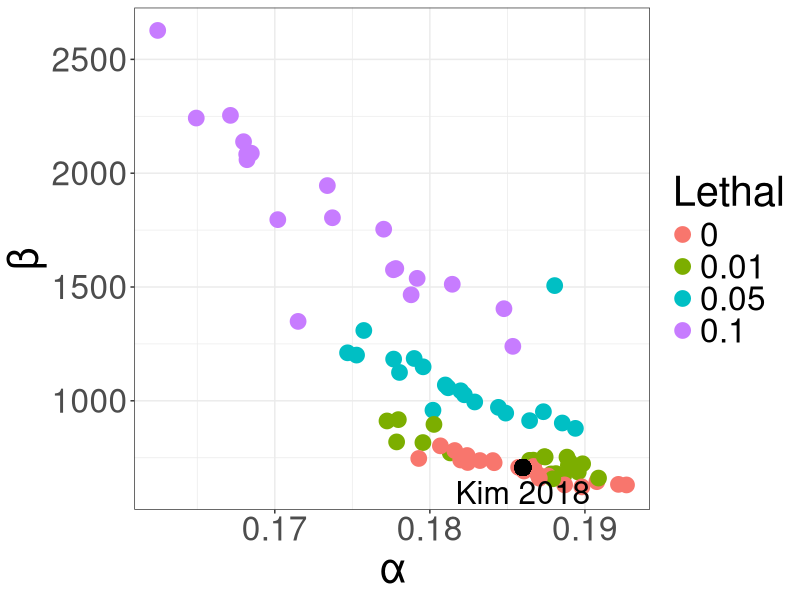

Generate this figure with R:
#prepare data
df = read.table("all_inferences.csv", h=T, sep = ",")

#gamma inferences
df_gamma = df[which(df$dist == "gamma"), ]
df_gamma$alpha = as.numeric(df_gamma$alpha)
df_gamma$beta = as.numeric(df_gamma$beta)

#rescale
df$mean = (df$alpha * df$beta * 2) / (2 * df$Nanc)

df = df_gamma

#rescale Kim 2017 values
mean = 0.01314833
shape = 0.186
Nanc = 10000
scale = mean/shape

#beta = mean*(2*Nanc) / alpha * 2 = beta
kim_beta = mean*(2*Nanc) / (shape * 2)


require(utf8)
library(ggplot2)

gg2 = ggplot(df[which(df$dist == "gamma" & df$ss == "1000" & df$h_co == "0.5"), ], aes(alpha, beta, colour = factor(level)))+ 
  theme_bw()+
  geom_point(size = 5)+geom_point(aes(x=shape, y=kim_beta), colour="black", size = 5)+labs(colour="Lethal", x = "\u03B1", y = "\u03B2")+
  annotate("text", x = shape, y = kim_beta - 10, label = "\nKim 2018", color = "black", angle=0, size=8)+
  theme(text = element_text(size = 30), plot.tag = element_text(), legend.position = "right",  legend.background = element_rect(fill = "transparent"))+
  guides(color = guide_legend(keywidth = unit(0.0005, "inches"),
                              keyheight = unit(0.0005, "inches")))
gg2

